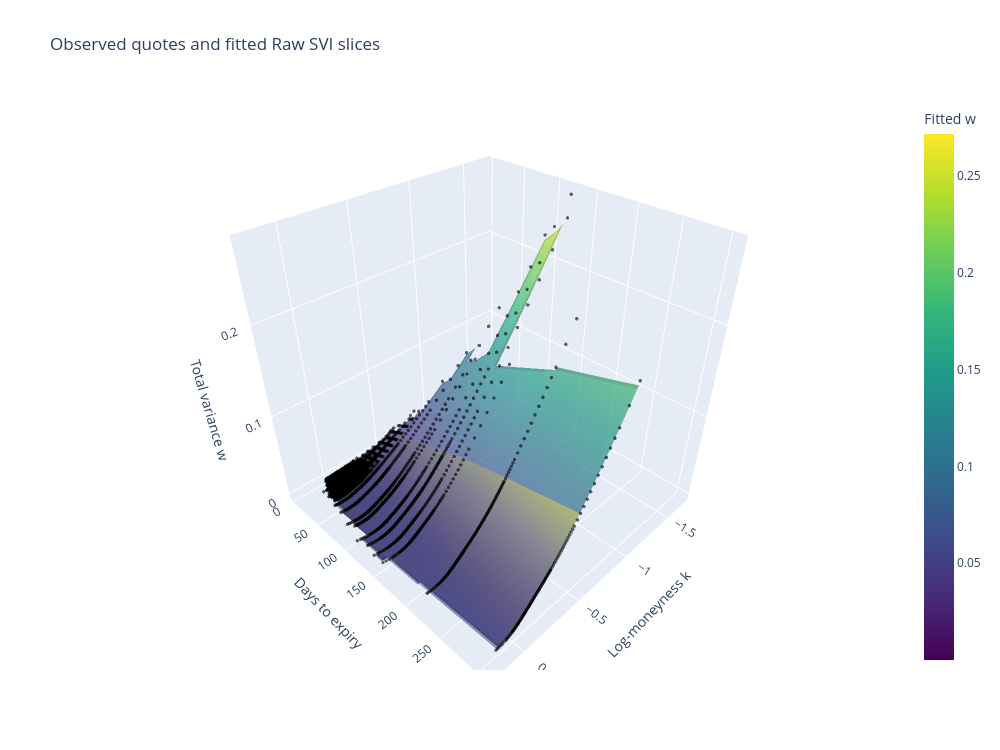

Notebook code for this chart:
### Markdown cell above
## Observed and fitted 3D total-variance surface

Rotate the figure to inspect observed quotes, the fitted Raw SVI slices, and their calendar-repaired total-variance grid. Both meshes are masked to each expiry's observed $k$ range; unsupported extrapolated wings are not shown as repaired surface.

### Code cell
k_mesh_grid = np.linspace(observations['log_moneyness'].min(), observations['log_moneyness'].max(), 180)
expiry_days = fit_summary['days_to_expiry'].to_numpy()
w_mesh = np.full((len(fit_summary), len(k_mesh_grid)), np.nan)
for i, params in fit_summary.iterrows():
    inside = (k_mesh_grid >= params['k_min']) & (k_mesh_grid <= params['k_max'])
    p = [params[name] for name in ['a', 'b', 'rho', 'm', 'sigma']]
    w_mesh[i, inside] = raw_svi_total_variance(k_mesh_grid[inside], *p)

fig = go.Figure()
fig.add_trace(go.Surface(
    x=k_mesh_grid, y=expiry_days, z=w_mesh, colorscale='Viridis', opacity=0.68,
    connectgaps=False, name='Fitted Raw SVI', colorbar=dict(title='Fitted w'),
))
fig.add_trace(go.Surface(
    x=surface_grid['log_moneyness'],
    y=surface_grid['time_to_expiry'] * 365,
    z=surface_grid['repaired_total_variance'],
    colorscale='Cividis', opacity=0.48, showscale=False, name='Calendar repaired',
))
fig.add_trace(go.Scatter3d(
    x=observations['log_moneyness'], y=observations['days_to_expiry'], z=observations['market_w'],
    mode='markers', marker=dict(size=2, color='black', opacity=0.6), name='Observed w',
    customdata=np.column_stack([observations['fitted_w'], observations['residual_w']]),
    hovertemplate='k=%{x:.3f}<br>DTE=%{y:.0f}<br>Observed w=%{z:.5f}<br>Fitted w=%{customdata[0]:.5f}<br>Residual=%{customdata[1]:+.5f}<extra></extra>',
))
fig.update_layout(title='Observed quotes and fitted Raw SVI slices', width=1000, height=750, scene=dict(xaxis_title='Log-moneyness k', yaxis_title='Days to expiry', zaxis_title='Total variance w'))
fig.show()

### Figure 1 — Plotly figure (JSON) as saved in the notebook; plotly's stock layout.template omitted (floating-point values rounded to 4 significant figures; data arrays with more than 128 entries replaced by an {"elided": "..."} marker saying what was removed)
{"data": [{"colorbar": {"title": {"text": "Fitted w"}}, "colorscale": [[0.0, "#440154"], [0.1111, "#482878"], [0.2222, "#3e4989"], [0.3333, "#31688e"], [0.4444, "#26828e"], [0.5556, "#1f9e89"], [0.6667, "#35b779"], [0.7778, "#6ece58"], [0.8889, "#b5de2b"], [1.0, "#fde725"]], "connectgaps": false, "name": "Fitted Raw SVI", "opacity": 0.68, "type": "surface", "x": {"elided": "180 float values"}, "y": [4, 5, 6, 7, 10, 11, 12, 13, 14, 17, 18, 19, 20, 21, 24, 25, 26, 27, 28, 31, 32, 33, 34, 35, 38, 39, 40, 42, 49, 63, 84, 91, 112, 124, 140, 154, 214, 305], "z": {"elided": "38x180 float values"}}, {"colorscale": [[0.0, "#00224e"], [0.1111, "#123570"], [0.2222, "#3b496c"], [0.3333, "#575d6d"], [0.4444, "#707173"], [0.5556, "#8a8678"], [0.6667, "#a59c74"], [0.7778, "#c3b369"], [0.8889, "#e1cc55"], [1.0, "#fee838"]], "name": "Calendar repaired", "opacity": 0.48, "showscale": false, "type": "surface", "x": {"elided": "151 float values"}, "y": [4.0, 5.0, 6.0, 7.0, 10.0, 11.0, 12.0, 13.0, 14.0, 17.0, 18.0, 19.0, 20.0, 21.0, 24.0, 25.0, 26.0, 27.0, 28.0, 31.0, 32.0, 33.0, 34.0, 35.0, 38.0, 39.0, 40.0, 42.0, 49.0, 63.0, 84.0, 91.0, 112.0, 124.0, 140.0, 154.0, 214.0, 305.0], "z": {"elided": "38x151 float values"}}, {"customdata": {"elided": "6550x2 float values"}, "hovertemplate": "k=%{x:.3f}<br>DTE=%{y:.0f}<br>Observed w=%{z:.5f}<br>Fitted w=%{customdata[0]:.5f}<br>Residual=%{customdata[1]:+.5f}<extra></extra>", "marker": {"color": "black", "opacity": 0.6, "size": 2}, "mode": "markers", "name": "Observed w", "type": "scatter3d", "x": {"elided": "6550 float values"}, "y": {"elided": "6550 int values"}, "z": {"elided": "6550 float values"}}], "layout": {"height": 750, "scene": {"xaxis": {"title": {"text": "Log-moneyness k"}}, "yaxis": {"title": {"text": "Days to expiry"}}, "zaxis": {"title": {"text": "Total variance w"}}}, "title": {"text": "Observed quotes and fitted Raw SVI slices"}, "width": 1000}}
